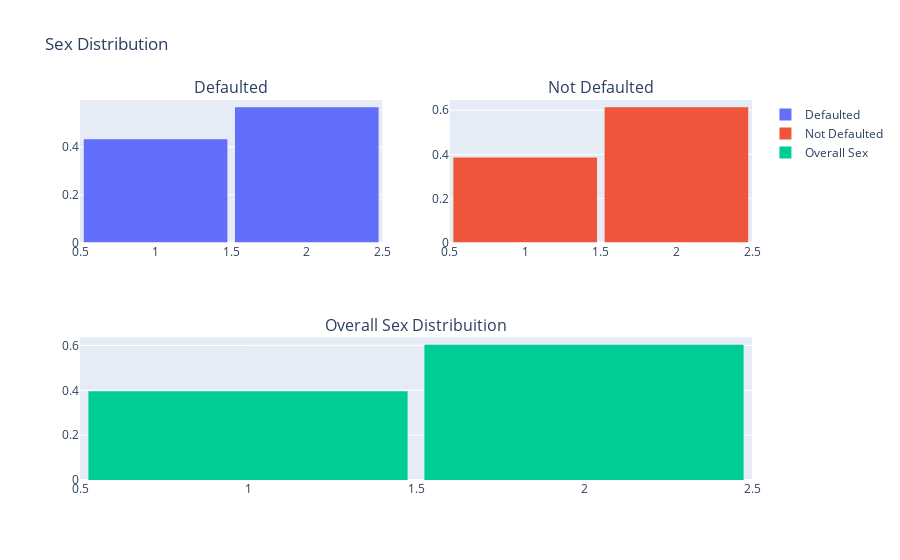

The code cell stored with this chart in its notebook:
### Markdown cell above
### Distribution of sex among people who defaulted/not defaulted

### Code cell
df_default_sex = taiwan.loc[taiwan["default_payment_next_month"] == 1]['SEX'].values.tolist()  # Sex of people who defaulted
df_not_default_sex = taiwan.loc[taiwan["default_payment_next_month"] == 0]['SEX'].values.tolist()  # Sex of people who didn't default
df_sex = taiwan['SEX'].values.tolist()

# Age distribution of people who defaulted
trace0 = go.Histogram(
    x=df_default_sex,
    histnorm='probability',
    name="Defaulted"
)
# Age distribution of people who did not default
trace1 = go.Histogram(
    x=df_not_default_sex,
    histnorm='probability',
    name="Not Defaulted"
)
# Age distribution of people in the dataset
trace2 = go.Histogram(
    x=df_sex,
    histnorm='probability',
    name="Overall Sex"
)

#Creating the grid
fig = tls.make_subplots(rows=2, cols=2, specs=[[{}, {}], [{'colspan': 2}, None]],
                          subplot_titles=('Defaulted','Not Defaulted', 'Overall Sex Distribuition'))

#Setting the figs
fig.append_trace(trace0, 1, 1)
fig.append_trace(trace1, 1, 2)
fig.append_trace(trace2, 2, 1)

fig['layout'].update(showlegend=True, title='Sex Distribution', bargap=0.05)
py.iplot(fig, filename='custom-sized-subplot-with-subplot-titles')

### Figure 1 — Plotly figure (JSON) as saved in the notebook; plotly's stock layout.template omitted (floating-point values rounded to 4 significant figures; data arrays with more than 128 entries replaced by an {"elided": "..."} marker saying what was removed)
{"data": [{"histnorm": "probability", "name": "Defaulted", "type": "histogram", "x": {"elided": "6636 int values"}, "xaxis": "x", "yaxis": "y"}, {"histnorm": "probability", "name": "Not Defaulted", "type": "histogram", "x": {"elided": "23364 int values"}, "xaxis": "x2", "yaxis": "y2"}, {"histnorm": "probability", "name": "Overall Sex", "type": "histogram", "x": {"elided": "30000 int values"}, "xaxis": "x3", "yaxis": "y3"}], "layout": {"annotations": [{"font": {"size": 16}, "showarrow": false, "text": "Defaulted", "x": 0.225, "xanchor": "center", "xref": "paper", "y": 1, "yanchor": "bottom", "yref": "paper"}, {"font": {"size": 16}, "showarrow": false, "text": "Not Defaulted", "x": 0.775, "xanchor": "center", "xref": "paper", "y": 1, "yanchor": "bottom", "yref": "paper"}, {"font": {"size": 16}, "showarrow": false, "text": "Overall Sex Distribuition", "x": 0.5, "xanchor": "center", "xref": "paper", "y": 0.375, "yanchor": "bottom", "yref": "paper"}], "bargap": 0.05, "showlegend": true, "title": {"text": "Sex Distribution"}, "xaxis": {"anchor": "y", "domain": [0, 0.45]}, "xaxis2": {"anchor": "y2", "domain": [0.55, 1]}, "xaxis3": {"anchor": "y3", "domain": [0, 1]}, "yaxis": {"anchor": "x", "domain": [0.625, 1]}, "yaxis2": {"anchor": "x2", "domain": [0.625, 1]}, "yaxis3": {"anchor": "x3", "domain": [0, 0.375]}}}
